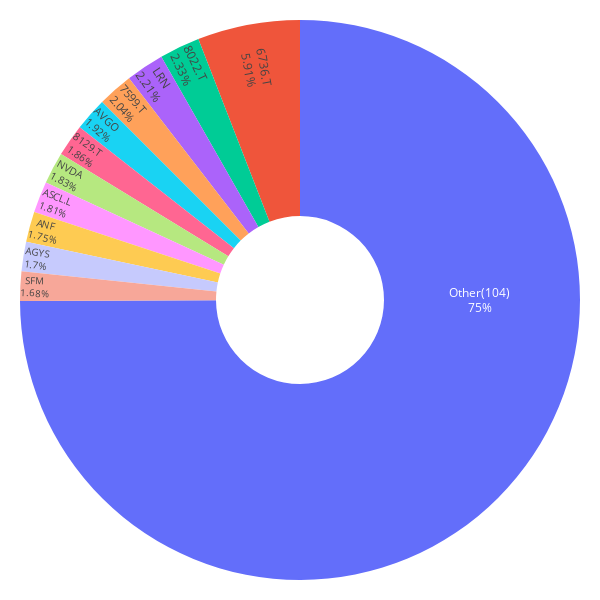

Write notebook code for a chart like this one.
### Code cell
importlib.reload(mpt_utils)

weights_1m, mu_1m, S_1m, weights_all_1m = mpt_utils.portfolio_and_plot(df_to_evaluate_1m, df, plot_threshold=0.015)

### Figure 1 — Plotly figure (JSON) as saved in the notebook; plotly's stock layout.template omitted (floating-point values rounded to 4 significant figures)
{"data": [{"hole": 0.3, "insidetextorientation": "radial", "labels": ["NVDA", "6736.T", "AVGO", "ANF", "AGYS", "7599.T", "8129.T", "LRN", "8022.T", "ASCL.L", "SFM", "Other(104)"], "textinfo": "label+percent", "textposition": "inside", "values": [0.0101, 0.0327, 0.0106, 0.0097, 0.0094, 0.0113, 0.0103, 0.0122, 0.0129, 0.01, 0.0093, 0.4144], "type": "pie"}], "layout": {"margin": {"l": 20, "r": 20, "t": 20, "b": 20}, "font": {"color": "black"}, "height": 600, "width": 600, "paper_bgcolor": "white", "plot_bgcolor": "white", "showlegend": false}}
